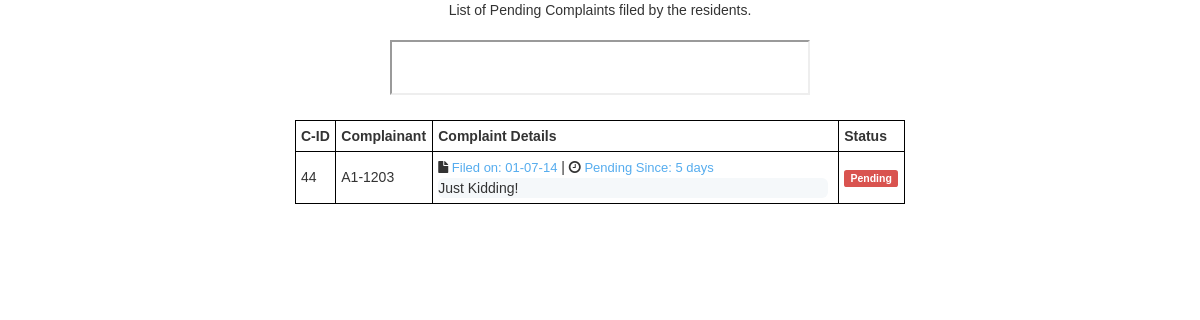
The page /admin/core/control/pendingcomplaints.php on the database as committed earlier.
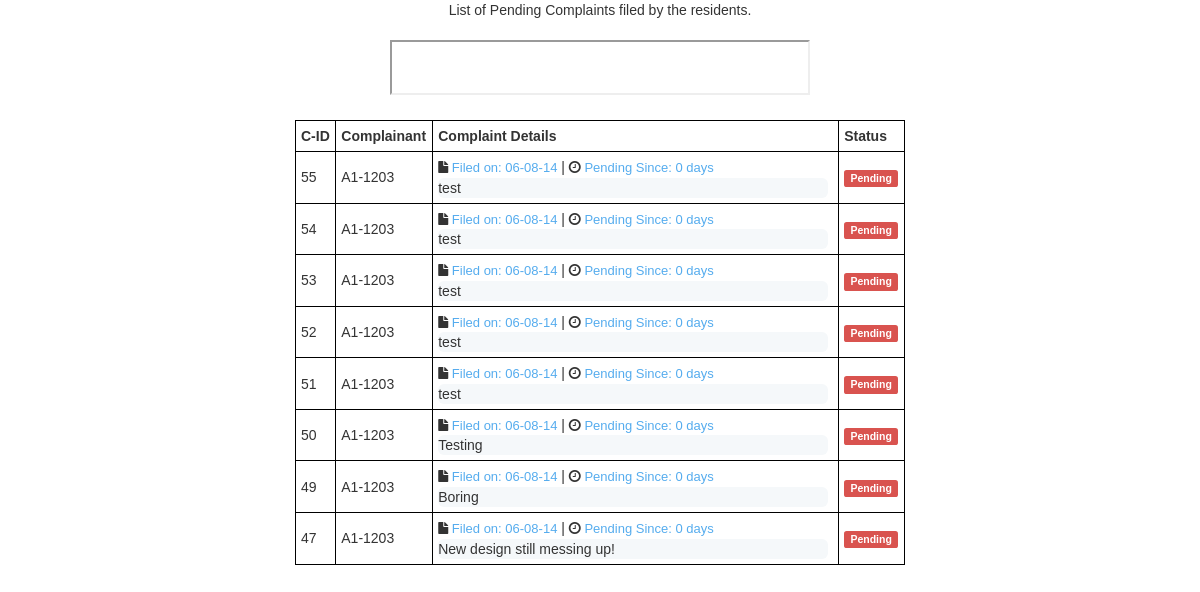
The same page on the database as committed later.
### tables this page shows
CREATE TABLE IF NOT EXISTS `complaint` (
  `id` int(11) NOT NULL AUTO_INCREMENT,
  `address` varchar(20) NOT NULL,
  `email` varchar(100) NOT NULL,
  `complaint` varchar(500) NOT NULL,
  `complainttype` varchar(50) NOT NULL,
  `complaintdate` varchar(50) NOT NULL,
  `solveddate` varchar(50) NOT NULL,
  `status` varchar(100) NOT NULL,
  PRIMARY KEY (`id`)
);

### admin/core/control/pendingcomplaints.php (the view, shortened to what this page needs)
<!DOCTYPE HTML>
<head>
	<link href="../../../extras/css/bootstrap.css" rel="stylesheet">
		<link rel="stylesheet" href="../../../extras/font-awesome/css/font-awesome.min.css">
</head>
<body>
	<div id="view_complaint" style="font-family: 'Arimo', sans-serif; ">
<center>
List of Pending Complaints filed by the residents.<br><br>
<iframe src="action_status.php" height="55px" width="420x"></iframe><br><br>
<table border="1" style="width: 610px; border:1px solid black; border-collapse:collapse; ">
<table border="1" style="width: 610px; border:1px solid black; border-collapse:collapse; ">
	<tr>
		<td><strong>C-ID</strong></td>
		<td><strong>Complainant</strong></td>
		<td><strong>Complaint Details</strong></td>
		<td><strong>Status</strong></td>
	</tr>
<?php
$todaydate = date("d-m-y");
$sstatus="Solved";
require("all_connect.php");
$sql = "SELECT * FROM complaint WHERE status!='$sstatus' ORDER BY `id` DESC ";
$result = mysqli_query($con, $sql);
$num = mysqli_num_rows($result);
if(!$num==1) {
	echo "No new Complaint!";
}
else {
	while($obj = mysqli_fetch_assoc($result)) { ?>
		<tr>
		<td><?php echo $obj['id']; ?></td>
		<td><?php echo $obj['address'] ?></td>
		<td><i class='fa fa-file'></i><font color='#55ACEE' size="2"> Filed on: <?php echo $obj['complaintdate']; ?></font> | <i class='fa fa-clock-o'></i><font color='#55ACEE' size="2"> Pending Since: <?php $pendingsince=$todaydate-$obj['complaintdate']; echo $pendingsince." "; if($pendingsince=='1') {echo "day";} else {echo "days";} ?></font>
			<br>
			<div id="complaint" style="width: 390px; background-color: #f5f8fa; border-radius: 6px; "><?php echo $obj['complaint']; ?></div>
        </td>
		<?php if($obj['status']=='Pending') { ?>
		<td><span class="label label-danger"><?php echo $obj['status']; ?></span></td>
	<?php } else  { ?>
		<td><span class="label label-warning"><?php echo $obj['status']; ?></span></td>
		<?php } ?>
		</tr>
		<?php
		}
}
?>
</table>
</center>
</div>
</body>

### admin/core/control/pendingcomplaints.php (style rules this page uses)
th,td { padding:5px; }

Rows that differ between the two databases and show on the page:
no longer on this page (row edited): complaint: id "44", address "A1-1203", complaintdate "01-07-14", shows "days", complaint "Just Kidding!", status "Pending"
added complaint: id "55", address "A1-1203", complaintdate "06-08-14", shows "days", complaint "test", status "Pending"
added complaint: id "54", address "A1-1203", complaintdate "06-08-14", shows "days", complaint "test", status "Pending"
added complaint: id "53", address "A1-1203", complaintdate "06-08-14", shows "days", complaint "test", status "Pending"
added complaint: id "52", address "A1-1203", complaintdate "06-08-14", shows "days", complaint "test", status "Pending"
added complaint: id "51", address "A1-1203", complaintdate "06-08-14", shows "days", complaint "test", status "Pending"
added complaint: id "50", address "A1-1203", complaintdate "06-08-14", shows "days", complaint "Testing", status "Pending"
added complaint: id "49", address "A1-1203", complaintdate "06-08-14", shows "days", complaint "Boring", status "Pending"
added complaint: id "47", address "A1-1203", complaintdate "06-08-14", shows "days", complaint "New design still messing up!", status "Pending"
